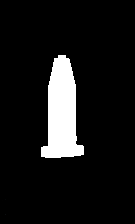
#> input picture scripts/cntdict_img/buoy.bmp, 135 x 224 px
$ python -i vidContour.py   (imports and definitions only)   (older library calls are emulated)
#> lines starting #> are read from the running program, lines starting #| are printed output that depends on the picture; after the words box and inside, x2 and y2 are one past the last pixel; in counts of white or black regions, pixels touching at a corner belong together
#> further down, picture is the input picture: shape (224, 135, 3); mean B, G, R 23.5, 23.5, 23.5
import cv2
import numpy as np
import time

def detectShape(cnt):

    # Initially define the shape as a string 'unknown'
    shape = 'unknown'

    # Calculate the perimeter of the contour
    peri = cv2.arcLength(cnt, True)

    # Apply contour approximation and store the result in vertices
    vertices = cv2.approxPolyDP(cnt, 0.005 * peri, True)

    # If there are 3 vertices, the shape is a triangle
    if len(vertices) == 3:
        shape = 'triangle'

    # If there are 4 vertices, the shape is a quadrilateral
    elif len(vertices) == 4:

        # Using the boundingRect method to calculate the width and height
        # of the quadrilateral and use this to calculate the aspect ratio
        x, y, width, height = cv2.boundingRect(vertices)
        aspectRatio = float(width) / height

        # If the aspectRatio is approximately equal, the shape is a square
        # Otherwise, the shape is a rectangle
        if aspectRatio >= 0.95 and aspectRatio <= 1.05:
            shape = "square"
        else:
            shape = "rectangle"

    # If there are 5 vertices, the shape is a pentagon
    elif len(vertices) == 5:
        shape = "pentagon"

    # Otherwise, assume the shape is a circle
    else:
        shape = "circle"

    # Return the shape string
    return shape

class LightPattern():
    def __init__(self):
        self.sequence = ["_","_","_"]
        self.position = 0
        self.timeout_counter = 0

    def getPattern(self,frame):

        pattern = ""
        counter = 0
        tempPattern = ""
        samecolFlag = 0
        timeStarted = 0
        timeout = 15
        #Code
        # Blur frame to increase accuracy
        blurred_frame = cv2.GaussianBlur(frame, (5, 5), 0)

        # Convert the colours from BGR to HSV format
        hsv = cv2.cvtColor(blurred_frame, cv2.COLOR_BGR2HSV)
#> hsv: shape (224, 135, 3); mean H, S, V 0, 0, 23.5

        # Define the HSV colour boundaries
        lower_blue = np.array([76, 86, 0])
        upper_blue = np.array([135, 255, 255])

        # Apply a mask to the frame
        maskB = cv2.inRange(hsv, lower_blue, upper_blue)
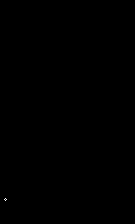
#> maskB: shape (224, 135); 0.01% white in thin lines or dots, all inside (x1, y1, x2, y2) = (4, 198, 7, 201)
        flframe=frame.astype(float)
        blue=flframe[:,:,0]-(flframe[:,:,2]+flframe[:,:,1])/2
        np.clip(blue,0,255)
        cv2.inRange(blue,np.max(blue)*0.5,255)
        cv2.imshow('bl',blue)
        # Obtain the contours of the masked image
        _, contoursB, _ = cv2.findContours(maskB, cv2.RETR_TREE, cv2.CHAIN_APPROX_NONE)
#> contoursB = 2 contours, all with area under 20

        # Define the HSV colour boundaries
        lower_green = np.array([46, 86, 0])
        upper_green = np.array([75, 255, 255])

        # Apply a mask to the frame
        maskG = cv2.inRange(hsv, lower_green, upper_green)
#> maskG: shape (224, 135); every value is 0

        # Obtain the contours of the masked image
        _, contoursG, _ = cv2.findContours(maskG, cv2.RETR_TREE, cv2.CHAIN_APPROX_NONE)
#> contoursG = []

        # Define the HSV colour boundaries
        lower_red1 = np.array([0, 86, 0])
        upper_red1 = np.array([15, 255, 255])

        # Apply a mask to the frame
        maskR1 = cv2.inRange(hsv, lower_red1, upper_red1)

        # Obtain the contours of the masked image
        _, contoursR1, _ = cv2.findContours(maskR1, cv2.RETR_TREE, cv2.CHAIN_APPROX_NONE)
#> contoursR1 = []


        # Define the HSV colour boundaries
        lower_red2 = np.array([166, 86, 0])
        upper_red2 = np.array([180, 255, 255])

        # Apply a mask to the frame
        maskR2 = cv2.inRange(hsv, lower_red2, upper_red2)

        # Obtain the contours of the masked image
        _, contoursR2, _ = cv2.findContours(maskR2, cv2.RETR_TREE, cv2.CHAIN_APPROX_NONE)
#> contoursR2 = []


        # Define the HSV colour boundaries
        lower_yellow = np.array([16, 86, 0])
        upper_yellow = np.array([45, 255, 255])

        # Apply a mask to the frame
        maskY = cv2.inRange(hsv, lower_yellow, upper_yellow)

        # Obtain the contours of the masked image
        _, contoursY, _ = cv2.findContours(maskY, cv2.RETR_TREE, cv2.CHAIN_APPROX_NONE)
#> contoursY = []


        # A function to detect the shape of a given contour

        colour = ""


        # Loop for all the contours
        for contour in contoursB:

            # Calculate the area of the contour
            area = cv2.contourArea(contour)
            # Call a function to find the shape of the contour
            shape = detectShape(contour)

            # If the contour is within the range, it may be our desired object
            if (area > 2000) & (shape == "rectangle"):

                # Calculate the moment of the contour
                M = cv2.moments(contour)

                # Using the moment, calculate the centroid of the contour
                cX = int(M['m10'] / M['m00'])
                cY = int(M['m01'] / M['m00'])


                # Label the contour with the shape name
                cv2.putText(frame, shape, (cX, cY), cv2.FONT_HERSHEY_SIMPLEX,
                    0.5, (0, 0, 255), 2)

                colour =  "blue"

                # Draw the contours onto the object
                cv2.drawContours(frame, contour, -1, (0, 255, 0), 3)
#> this loop made 2 passes
#> (area, shape, peri in detectShape, vertices in detectShape, x in detectShape, y in detectShape, width in detectShape, height in detectShape) on passes 1 to 2: (2, 'square', 5.66, [[5, 198], [4, 199], [5, 200], [6, 199]], 4, 198, 3, 3), (2, 'square', 5.66, [[4, 199], [5, 198], [6, 199], [5, 200]], 4, 198, 3, 3)

        # Loop for all the contours
        for contour in contoursG:

            # Calculate the area of the contour
            area = cv2.contourArea(contour)

            # Call a function to find the shape of the contour
            shape = detectShape(contour)

            # If the contour is within the range, it may be our desired object
            if (area > 2000) & (shape == "rectangle"):

                # Calculate the moment of the contour
                M = cv2.moments(contour)

                # Using the moment, calculate the centroid of the contour
                cX = int(M['m10'] / M['m00'])
                cY = int(M['m01'] / M['m00'])

                # Label the contour with the shape name
                cv2.putText(frame, shape, (cX, cY), cv2.FONT_HERSHEY_SIMPLEX,
                    0.5, (0, 0, 255), 2)

                # Draw the contours onto the object
                cv2.drawContours(frame, contour, -1, (0, 255, 0), 3)


                colour =  "green"
#> this loop made 0 passes

        # Loop for all the contours
        for contour in contoursR1:

            # Calculate the area of the contour
            area = cv2.contourArea(contour)

            # Call a function to find the shape of the contour
            shape = detectShape(contour)

            # If the contour is within the range, it may be our desired object
            if (area > 2000) & (shape == "rectangle"):

                # Calculate the moment of the contour
                M = cv2.moments(contour)

                # Using the moment, calculate the centroid of the contour
                cX = int(M['m10'] / M['m00'])
                cY = int(M['m01'] / M['m00'])


                # Label the contour with the shape name
                cv2.putText(frame, shape, (cX, cY), cv2.FONT_HERSHEY_SIMPLEX,
                    0.5, (0, 0, 255), 2)

                # Draw the contours onto the object
                cv2.drawContours(frame, contour, -1, (0, 255, 0), 3)

                colour =  "red"

        # Loop for all the contours
        for contour in contoursR2:

            # Calculate the area of the contour
            area = cv2.contourArea(contour)

            # Call a function to find the shape of the contour
            shape = detectShape(contour)

            # If the contour is within the range, it may be our desired object
            if (area > 2000) & (shape == "rectangle"):

                # Calculate the moment of the contour
                M = cv2.moments(contour)

                # Using the moment, calculate the centroid of the contour
                cX = int(M['m10'] / M['m00'])
                cY = int(M['m01'] / M['m00'])


                # Label the contour with the shape name
                cv2.putText(frame, shape, (cX, cY), cv2.FONT_HERSHEY_SIMPLEX,
                    0.5, (0, 0, 255), 2)

                # Draw the contours onto the object
                cv2.drawContours(frame, contour, -1, (0, 255, 0), 3)


                colour =  "red"

        # Loop for all the contours
        for contour in contoursY:

            # Calculate the area of the contour
            area = cv2.contourArea(contour)

            # Call a function to find the shape of the contour
            shape = detectShape(contour)

            # If the contour is within the range, it may be our desired object
            if (area > 2000) & (shape == "rectangle"):

                # Calculate the moment of the contour
                M = cv2.moments(contour)

                # Using the moment, calculate the centroid of the contour
                cX = int(M['m10'] / M['m00'])
                cY = int(M['m01'] / M['m00'])

                # Label the contour with the shape name
                cv2.putText(frame, shape, (cX, cY), cv2.FONT_HERSHEY_SIMPLEX,
                    0.5, (0, 0, 255), 2)

                # Draw the contours onto the object
                cv2.drawContours(frame, contour, -1, (0, 255, 0), 3)


                colour =  "yellow"


        if colour == "":
            self.timeout_counter = self.timeout_counter  + 1
            print(self.timeout_counter)
            if self.timeout_counter > timeout:
                self.position = 0
                self.sequence = ["_","_","_"]
        else:
            self.timeout_counter =0
            if self.position == 0:
                self.sequence[0] = colour
                self.position = self.position +1
            else:
                if self.sequence[self.position-1] == colour:
                    pass
                else:
                    self.sequence[self.position] = colour
                    self.position = self.position +1
            if self.position > 2:
                self.position = 2
        print(self.sequence)

        cv2.imshow("Red1",maskR1)
        cv2.imshow("Rd2",maskR2)
        cv2.imshow("Green",maskG)
        cv2.imshow("Yellow",maskY)
        cv2.imshow("Blue",maskB)

        cv2.putText(frame, "Sequence: " + pattern, (100,100), cv2.FONT_HERSHEY_SIMPLEX, 0.5, (0, 0, 255), 2)
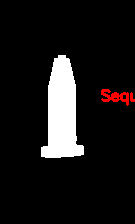
#> frame: shape (224, 135, 3); 0.89% of pixels changed, all inside (x1, y1, x2, y2) = (101, 89, 135, 106)
        return frame

# [32 lines not run here, left out]

>>> import cv2
>>> picture = cv2.imread('../../scripts/cntdict_img/buoy.bmp')
>>> result = LightPattern().getPattern(picture)

$ run again, on scripts/cntdict_img/obstacle.bmp
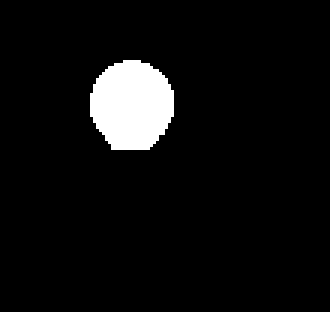
#> input picture scripts/cntdict_img/obstacle.bmp, 110 x 104 px (shown 3 times larger)
#> picture is the input picture: shape (104, 110, 3); 5.8% white; 1 white region, box (x1, y1, x2, y2) and area: (30, 20, 58, 50) 666
#> hsv: shape (104, 110, 3); mean H, S, V 0, 0, 14.8
#> maskB: shape (104, 110); every value is 0
#> blue: shape (104, 110) float64; every value is 0
#> contoursB = []
#> in getPattern, `cv2.putText(frame, "Sequence: " + pattern, (100,100), cv2.FONT_HERSHEY..`:
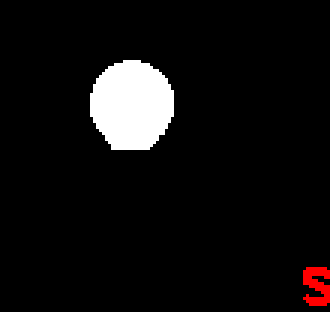
#> frame: shape (104, 110, 3) (shown 3 times larger); 0.73% of pixels changed, all inside (x1, y1, x2, y2) = (101, 89, 110, 102)
